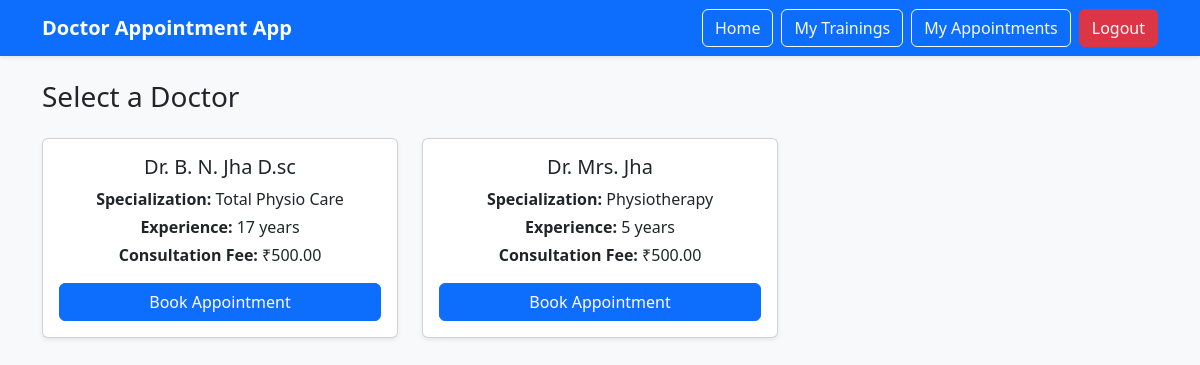
The app's page /dashboard/doctor/ (signed in) with its own data.
### doctors/models.py (models this page shows, shortened)
class Doctor(models.Model):
    user = models.OneToOneField(
        User,
        on_delete=models.CASCADE,
        related_name="doctor"
    )
    name = models.CharField(max_length=100)
    specialization = models.CharField(max_length=100)
    experience_years = models.PositiveIntegerField(default=0)
    consultation_fee = models.DecimalField(max_digits=8, decimal_places=2, default=0)
    is_active = models.BooleanField(default=True)

### doctors/views.py (the view)
# urls.py: path("", doctor_list, name="doctor_list"),
@login_required
def doctor_list(request):
    profile = getattr(request.user, "profile", None)
    if not profile or profile.role != "USER":
        return redirect("post_login_redirect")
    doctors = Doctor.objects.filter(is_active=True)
    consultation_type = request.GET.get("type", "ONLINE")
    return render(
        request,
        "doctors/doctor_list.html",
        {
            "doctors": doctors,
            "consultation_type": consultation_type
        }
    )

### templates/doctors/doctor_list.html (shortened to what this page needs)
{% extends "base.html" %}
{% block content %}
<h3 class="mb-4">Select a Doctor</h3>
<div class="row">
    {% for doctor in doctors %}
        <div class="col-md-4 mb-3">
            <div class="card shadow-sm h-100">
                <div class="card-body text-center">
                    <h5 class="card-title">{{ doctor.name }}</h5>
                    <p class="mb-1">
                        <strong>Specialization:</strong> {{ doctor.specialization }}
                    </p>
                    <p class="mb-1">
                        <strong>Experience:</strong> {{ doctor.experience_years }} years
                    </p>
                    <p class="mb-3">
                        <strong>Consultation Fee:</strong>
                        ₹{{ doctor.consultation_fee }}
                    </p>
                    <a href="{% url 'appointments:select_slot' doctor.id %}?type={{ consultation_type }}"
                       class="btn btn-primary w-100">
                        Book Appointment
                    </a>
                </div>
            </div>
        </div>
    {% empty %}
        <p class="text-muted">No doctors available.</p>
    {% endfor %}
</div>
{% endblock %}

### records on screen
Doctor: name "Dr. B. N. Jha D.sc", specialization "Total Physio Care", experience_years "17", consultation_fee "500.00"
Doctor: name "Dr. Mrs. Jha", specialization "Physiotherapy", experience_years "5", consultation_fee "500.00"
